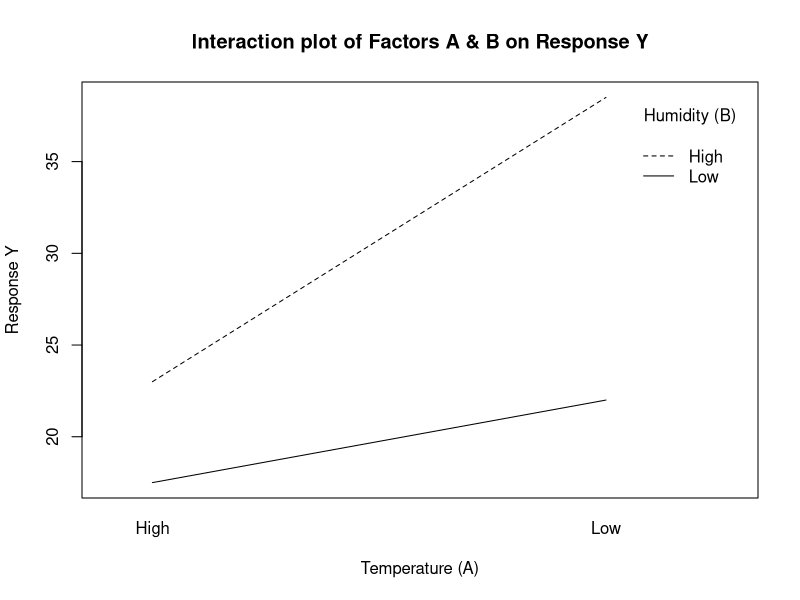
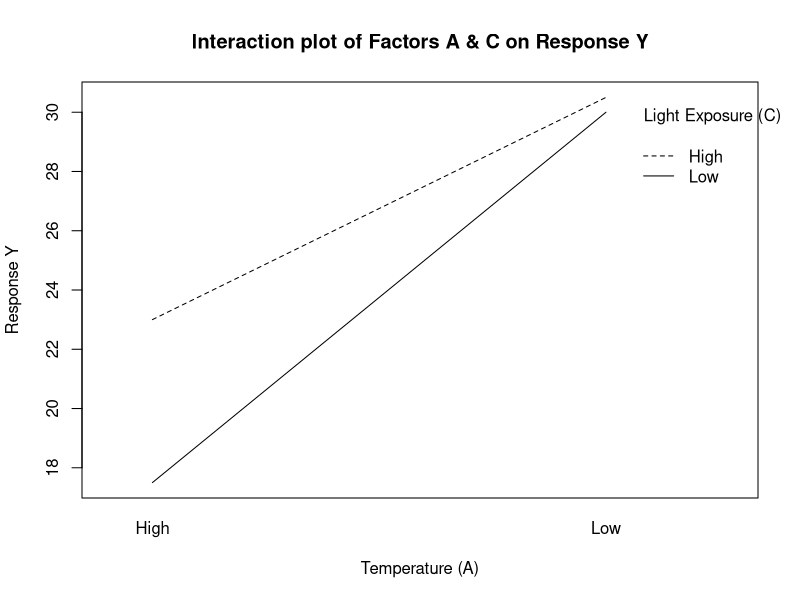
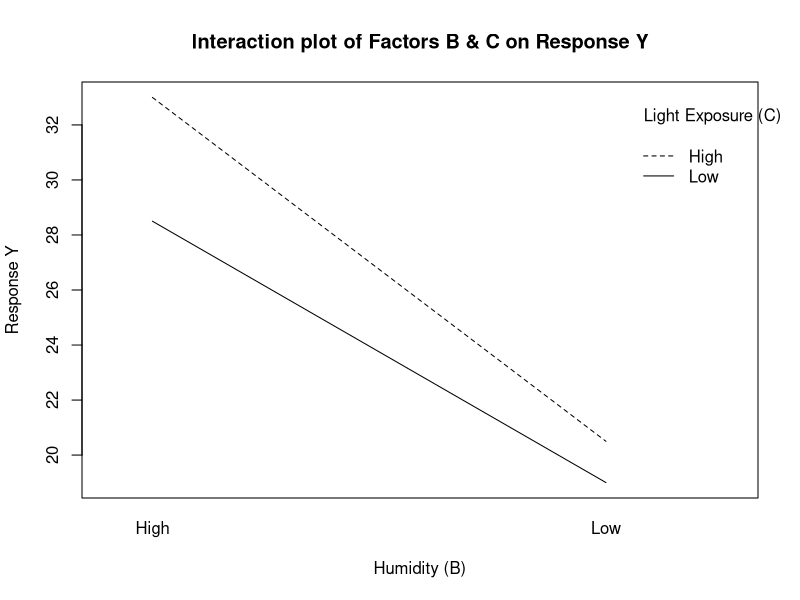

Generate these figures, in order, with R: (Note: this script raises an error after producing the figures.)
## ---- chunk 1
knitr::opts_chunk$set(echo = TRUE)
## ---- chunk 2
#libraries
library(tidyverse)
library(car)
## ---- chunk 3
# Create the data frame
data <- data.frame(
  A = factor(rep(c('Low', 'High'), each = 4)),
  B = factor(rep(c('Low', 'Low', 'High', 'High'), times = 2)),
  C = factor(rep(c('Low', 'High'), times = 4))
)

data
## ---- chunk 4
# Define effect sizes per factor
effect_A <- c('Low' = 2, 'High' = 4) #Temperature
effect_B <- c('Low' = 1, 'High' = 2.5) #Humidity
effect_C <- c('Low' = 0, 'High' = 3) #Light Exposure  

# Define effect sizes per interaction
interaction_AB <- 0.5 #Temperature and Humidity
interaction_AC <- 2 #Temperature and Light Exposure
interaction_BC <- 1 #Humidity and Light Exposure
interaction_ABC <- 3 #Temperature, Humidity and Light Exposure

## ---- chunk 5
# Set seed for reproducability
set.seed(348)

# Simulate the response data
data$Y <- with(data,
  effect_A[A] +
  effect_B[B] +
  effect_C[C] +
  (interaction_AB * (A == 'High' & B == 'High')) +
  (interaction_AC * (A == 'High' & C == 'High')) +
  (interaction_BC * (B == 'High' & C == 'High')) +
  (interaction_ABC * (A == 'High' & B == 'High' & C == 'High')) +
  rnorm(length(A), mean = 23, sd = 100)  # Adding random noise
)

data
## ---- chunk 6
data$Y <- c(15, 29, 45, 32, 23, 12, 12, 34)
#Factors A & B
interaction.plot(x.factor = data$A,
                 trace.factor = data$B,
                 response = data$Y,
                 xlab = 'Temperature (A)',
                 ylab = 'Response Y',
                 trace.label = 'Humidity (B)',
                 main = 'Interaction plot of Factors A & B on Response Y')
## ---- chunk 7
#Factors A & C
interaction.plot(x.factor = data$A,
                 trace.factor = data$C,
                 response = data$Y,
                 xlab = 'Temperature (A)',
                 ylab = 'Response Y',
                 trace.label = 'Light Exposure (C)',
                 main = 'Interaction plot of Factors A & C on Response Y')
## ---- chunk 8
#Factors A & B
interaction.plot(x.factor = data$B,
                 trace.factor = data$C,
                 response = data$Y,
                 xlab = 'Humidity (B)',
                 ylab = 'Response Y',
                 trace.label = 'Light Exposure (C)',
                 main = 'Interaction plot of Factors B & C on Response Y')
## ---- chunk 9
# Fit the full factorial model
model <- lm(Y ~ A * B * C, data = data)

#perform Anova
anova(model)

data
## ---- chunk 10
# Install and load the car package for checking VIF
library(car)

# Fit the linear model
model <- lm(Y ~ A * B * C, data = data)

# Check VIF
vif(model, type = 'predictoe')

